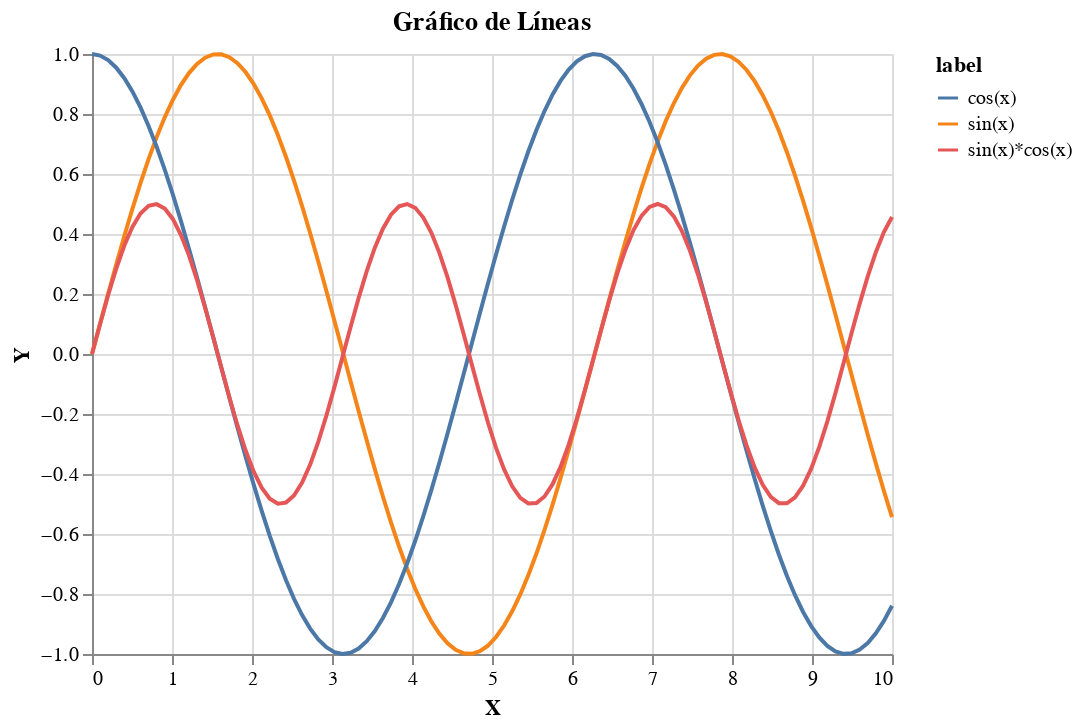

Notebook code cell kept with this figure:
### Markdown cell above
## 2. Gráfico de Líneas

### Code cell
# Crear un gráfico de líneas en Matplotlib
fig, ax = plt.subplots(figsize=(10, 6))

# Generar datos
x = np.linspace(0, 10, 100)
y1 = np.sin(x)
y2 = np.cos(x)
y3 = np.sin(x) * np.cos(x)

# Crear el gráfico de líneas
ax.plot(x, y1, label='sin(x)', linewidth=2)
ax.plot(x, y2, label='cos(x)', linewidth=2, linestyle='--')
ax.plot(x, y3, label='sin(x)*cos(x)', linewidth=1.5, linestyle=':')

ax.set_title('Gráfico de Líneas')
ax.set_xlabel('X')
ax.set_ylabel('Y')
ax.grid(True, alpha=0.3)
ax.legend()

plt.show()

# Detectar el tipo de gráfico
plot_type = detect_plot_type(ax)
print(f"Tipo de gráfico detectado: {plot_type}")

# Convertir a Vega-Lite
vega_line = mpl_to_vega(fig, ax, verbose=True)

# Mostrar el gráfico de Vega-Lite
vega_line

### Figure 1 — Vega-Lite specification as saved in the notebook (floating-point values rounded to 4 significant figures; data arrays with more than 128 entries replaced by an {"elided": "..."} marker saying what was removed)
{"config": {"view": {"continuousWidth": 300, "continuousHeight": 300}}, "data": {"name": "data-43fd260f48de402722ade85cff166f27"}, "mark": {"type": "line"}, "encoding": {"color": {"field": "label", "type": "nominal"}, "x": {"field": "x", "title": "X", "type": "quantitative"}, "y": {"field": "y", "title": "Y", "type": "quantitative"}}, "height": 300, "title": "Gráfico de Líneas", "width": 400, "$schema": "https://vega.github.io/schema/vega-lite/v5.20.1.json", "datasets": {"data-43fd260f48de402722ade85cff166f27": {"elided": "300 records"}}}
